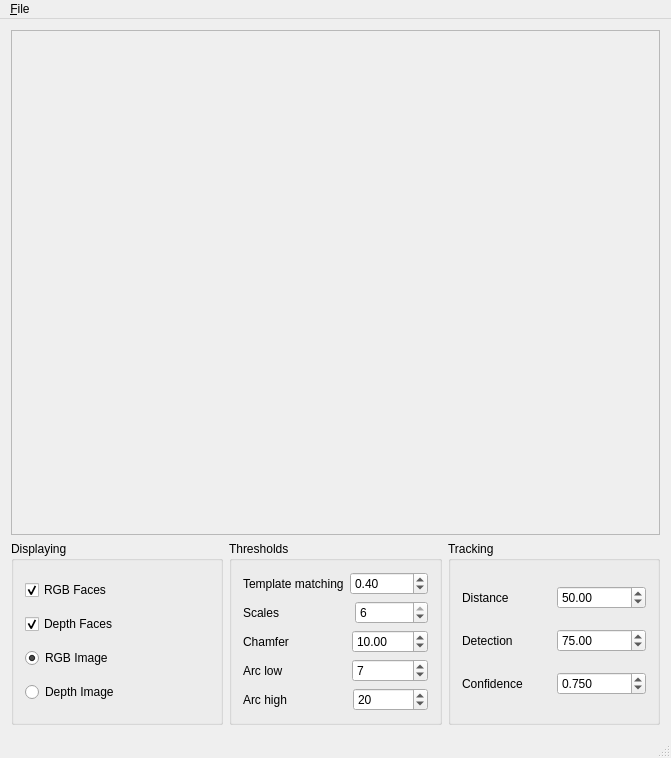
<?xml version="1.0" encoding="UTF-8"?>
<ui version="4.0">
 <class>Gui</class>
 <widget class="QMainWindow" name="Gui">
  <property name="enabled">
   <bool>true</bool>
  </property>
  <property name="geometry">
   <rect>
    <x>0</x>
    <y>0</y>
    <width>671</width>
    <height>758</height>
   </rect>
  </property>
  <property name="contextMenuPolicy">
   <enum>Qt::DefaultContextMenu</enum>
  </property>
  <property name="windowTitle">
   <string>Social Robot</string>
  </property>
  <property name="windowIcon">
   <iconset resource="window_QT.qrc">
    <normaloff>:/logo.png</normaloff>:/logo.png</iconset>
  </property>
  <widget class="QWidget" name="centralWidget">
   <layout class="QGridLayout" name="gridLayout_2">
    <item row="0" column="0">
     <layout class="QHBoxLayout" name="horizontalLayout">
      <item>
       <widget class="ImageFrame" name="frame">
        <property name="enabled">
         <bool>true</bool>
        </property>
        <property name="sizePolicy">
         <sizepolicy hsizetype="MinimumExpanding" vsizetype="MinimumExpanding">
          <horstretch>0</horstretch>
          <verstretch>0</verstretch>
         </sizepolicy>
        </property>
        <property name="minimumSize">
         <size>
          <width>0</width>
          <height>0</height>
         </size>
        </property>
        <property name="frameShape">
         <enum>QFrame::StyledPanel</enum>
        </property>
        <property name="frameShadow">
         <enum>QFrame::Raised</enum>
        </property>
        <zorder>label_6</zorder>
       </widget>
      </item>
     </layout>
    </item>
    <item row="1" column="0">
     <layout class="QHBoxLayout" name="horizontalLayout_2">
      <item>
       <widget class="QGroupBox" name="groupBox">
        <property name="title">
         <string>Displaying</string>
        </property>
        <layout class="QVBoxLayout" name="verticalLayout">
         <item>
          <widget class="QCheckBox" name="rgb_check_box">
           <property name="text">
            <string>RGB Faces</string>
           </property>
           <property name="checked">
            <bool>true</bool>
           </property>
          </widget>
         </item>
         <item>
          <widget class="QCheckBox" name="depth_check_box">
           <property name="text">
            <string>Depth Faces</string>
           </property>
           <property name="checked">
            <bool>true</bool>
           </property>
          </widget>
         </item>
         <item>
          <widget class="QRadioButton" name="rgbRadioButton">
           <property name="text">
            <string>RGB Image</string>
           </property>
           <property name="checked">
            <bool>true</bool>
           </property>
          </widget>
         </item>
         <item>
          <widget class="QRadioButton" name="depthRadioButton">
           <property name="text">
            <string>Depth Image</string>
           </property>
          </widget>
         </item>
        </layout>
       </widget>
      </item>
      <item>
       <widget class="QGroupBox" name="groupBox_3">
        <property name="title">
         <string>Thresholds</string>
        </property>
        <layout class="QVBoxLayout" name="verticalLayout_2">
         <item>
          <layout class="QHBoxLayout" name="horizontalLayout_3">
           <item>
            <widget class="QLabel" name="label">
             <property name="text">
              <string>Template matching</string>
             </property>
            </widget>
           </item>
           <item>
            <widget class="QDoubleSpinBox" name="templateMatchingThreshold">
             <property name="maximum">
              <double>1.000000000000000</double>
             </property>
             <property name="singleStep">
              <double>0.100000000000000</double>
             </property>
             <property name="value">
              <double>0.400000000000000</double>
             </property>
            </widget>
           </item>
          </layout>
         </item>
         <item>
          <layout class="QHBoxLayout" name="horizontalLayout_4">
           <item>
            <widget class="QLabel" name="label_2">
             <property name="text">
              <string>Scales                     </string>
             </property>
            </widget>
           </item>
           <item>
            <widget class="QSpinBox" name="scaleSpinBox">
             <property name="minimum">
              <number>1</number>
             </property>
             <property name="maximum">
              <number>6</number>
             </property>
             <property name="value">
              <number>6</number>
             </property>
            </widget>
           </item>
          </layout>
         </item>
         <item>
          <layout class="QHBoxLayout" name="horizontalLayout_5">
           <item>
            <widget class="QLabel" name="label_3">
             <property name="text">
              <string>Chamfer                 </string>
             </property>
            </widget>
           </item>
           <item>
            <widget class="QDoubleSpinBox" name="chamferDoubleSpinBox">
             <property name="minimum">
              <double>1.000000000000000</double>
             </property>
             <property name="maximum">
              <double>20.000000000000000</double>
             </property>
             <property name="singleStep">
              <double>0.500000000000000</double>
             </property>
             <property name="value">
              <double>10.000000000000000</double>
             </property>
            </widget>
           </item>
          </layout>
         </item>
         <item>
          <layout class="QHBoxLayout" name="horizontalLayout_6">
           <item>
            <widget class="QLabel" name="label_4">
             <property name="text">
              <string>Arc low                   </string>
             </property>
            </widget>
           </item>
           <item>
            <widget class="QSpinBox" name="arcLowSpinBox">
             <property name="minimum">
              <number>5</number>
             </property>
             <property name="maximum">
              <number>9</number>
             </property>
             <property name="value">
              <number>7</number>
             </property>
            </widget>
           </item>
          </layout>
         </item>
         <item>
          <layout class="QHBoxLayout" name="horizontalLayout_7">
           <item>
            <widget class="QLabel" name="label_5">
             <property name="text">
              <string>Arc high                  </string>
             </property>
            </widget>
           </item>
           <item>
            <widget class="QSpinBox" name="arcHighSpinBox">
             <property name="minimum">
              <number>15</number>
             </property>
             <property name="maximum">
              <number>25</number>
             </property>
             <property name="value">
              <number>20</number>
             </property>
            </widget>
           </item>
          </layout>
         </item>
        </layout>
       </widget>
      </item>
      <item>
       <widget class="QGroupBox" name="groupBox_2">
        <property name="title">
         <string>Tracking</string>
        </property>
        <layout class="QVBoxLayout" name="verticalLayout_3">
         <item>
          <layout class="QHBoxLayout" name="horizontalLayout_10">
           <item>
            <widget class="QLabel" name="label_7">
             <property name="text">
              <string>Distance</string>
             </property>
            </widget>
           </item>
           <item>
            <widget class="QDoubleSpinBox" name="distanceSpinBox">
             <property name="value">
              <double>50.000000000000000</double>
             </property>
            </widget>
           </item>
          </layout>
         </item>
         <item>
          <layout class="QHBoxLayout" name="horizontalLayout_11">
           <item>
            <widget class="QLabel" name="label_8">
             <property name="text">
              <string>Detection</string>
             </property>
            </widget>
           </item>
           <item>
            <widget class="QDoubleSpinBox" name="detectionConfidenceSpinBox">
             <property name="value">
              <double>75.000000000000000</double>
             </property>
            </widget>
           </item>
          </layout>
         </item>
         <item>
          <layout class="QHBoxLayout" name="horizontalLayout_8">
           <item>
            <widget class="QLabel" name="label_6">
             <property name="text">
              <string>Confidence</string>
             </property>
            </widget>
           </item>
           <item>
            <widget class="QDoubleSpinBox" name="confidenceSpinBox">
             <property name="decimals">
              <number>3</number>
             </property>
             <property name="minimum">
              <double>0.000000000000000</double>
             </property>
             <property name="maximum">
              <double>1.000000000000000</double>
             </property>
             <property name="singleStep">
              <double>0.100000000000000</double>
             </property>
             <property name="value">
              <double>0.750000000000000</double>
             </property>
            </widget>
           </item>
          </layout>
         </item>
        </layout>
       </widget>
      </item>
     </layout>
    </item>
   </layout>
  </widget>
  <widget class="QStatusBar" name="statusBar"/>
  <widget class="QMenuBar" name="menuBar">
   <property name="geometry">
    <rect>
     <x>0</x>
     <y>0</y>
     <width>671</width>
     <height>23</height>
    </rect>
   </property>
   <widget class="QMenu" name="menuFile">
    <property name="title">
     <string>&amp;File</string>
    </property>
    <addaction name="actionOpen"/>
    <addaction name="actionSave"/>
    <addaction name="separator"/>
    <addaction name="actionExit_2"/>
   </widget>
   <addaction name="menuFile"/>
  </widget>
  <action name="actionOpen">
   <property name="text">
    <string>&amp;Open...</string>
   </property>
  </action>
  <action name="actionSave">
   <property name="text">
    <string>&amp;Save...</string>
   </property>
  </action>
  <action name="actionExit_2">
   <property name="text">
    <string>E&amp;xit</string>
   </property>
  </action>
 </widget>
 <layoutdefault spacing="6" margin="11"/>
 <customwidgets>
  <customwidget>
   <class>ImageFrame</class>
   <extends>QFrame</extends>
   <header location="global">imageframe.h</header>
   <container>1</container>
  </customwidget>
 </customwidgets>
 <resources>
  <include location="window_QT.qrc"/>
 </resources>
 <connections>
  <connection>
   <sender>rgb_check_box</sender>
   <signal>stateChanged(int)</signal>
   <receiver>Gui</receiver>
   <slot>rgb_check_box_handler()</slot>
   <hints>
    <hint type="sourcelabel">
     <x>88</x>
     <y>579</y>
    </hint>
    <hint type="destinationlabel">
     <x>45</x>
     <y>524</y>
    </hint>
   </hints>
  </connection>
  <connection>
   <sender>depth_check_box</sender>
   <signal>stateChanged(int)</signal>
   <receiver>Gui</receiver>
   <slot>depth_check_box_handler()</slot>
   <hints>
    <hint type="sourcelabel">
     <x>209</x>
     <y>619</y>
    </hint>
    <hint type="destinationlabel">
     <x>394</x>
     <y>533</y>
    </hint>
   </hints>
  </connection>
  <connection>
   <sender>rgbRadioButton</sender>
   <signal>clicked()</signal>
   <receiver>Gui</receiver>
   <slot>handle_display()</slot>
   <hints>
    <hint type="sourcelabel">
     <x>110</x>
     <y>659</y>
    </hint>
    <hint type="destinationlabel">
     <x>-12</x>
     <y>566</y>
    </hint>
   </hints>
  </connection>
  <connection>
   <sender>depthRadioButton</sender>
   <signal>clicked()</signal>
   <receiver>Gui</receiver>
   <slot>handle_display()</slot>
   <hints>
    <hint type="sourcelabel">
     <x>136</x>
     <y>699</y>
    </hint>
    <hint type="destinationlabel">
     <x>109</x>
     <y>618</y>
    </hint>
   </hints>
  </connection>
  <connection>
   <sender>templateMatchingThreshold</sender>
   <signal>editingFinished()</signal>
   <receiver>Gui</receiver>
   <slot>threshold_template_matching_3d()</slot>
   <hints>
    <hint type="sourcelabel">
     <x>435</x>
     <y>573</y>
    </hint>
    <hint type="destinationlabel">
     <x>457</x>
     <y>654</y>
    </hint>
   </hints>
  </connection>
  <connection>
   <sender>scaleSpinBox</sender>
   <signal>editingFinished()</signal>
   <receiver>Gui</receiver>
   <slot>threshold_scales()</slot>
   <hints>
    <hint type="sourcelabel">
     <x>435</x>
     <y>608</y>
    </hint>
    <hint type="destinationlabel">
     <x>416</x>
     <y>617</y>
    </hint>
   </hints>
  </connection>
  <connection>
   <sender>chamferDoubleSpinBox</sender>
   <signal>editingFinished()</signal>
   <receiver>Gui</receiver>
   <slot>threshold_chamfer()</slot>
   <hints>
    <hint type="sourcelabel">
     <x>435</x>
     <y>643</y>
    </hint>
    <hint type="destinationlabel">
     <x>445</x>
     <y>621</y>
    </hint>
   </hints>
  </connection>
  <connection>
   <sender>arcLowSpinBox</sender>
   <signal>editingFinished()</signal>
   <receiver>Gui</receiver>
   <slot>threshold_arc_low()</slot>
   <hints>
    <hint type="sourcelabel">
     <x>435</x>
     <y>678</y>
    </hint>
    <hint type="destinationlabel">
     <x>473</x>
     <y>624</y>
    </hint>
   </hints>
  </connection>
  <connection>
   <sender>arcHighSpinBox</sender>
   <signal>editingFinished()</signal>
   <receiver>Gui</receiver>
   <slot>threshold_arc_high()</slot>
   <hints>
    <hint type="sourcelabel">
     <x>435</x>
     <y>713</y>
    </hint>
    <hint type="destinationlabel">
     <x>555</x>
     <y>659</y>
    </hint>
   </hints>
  </connection>
  <connection>
   <sender>confidenceSpinBox</sender>
   <signal>editingFinished()</signal>
   <receiver>Gui</receiver>
   <slot>threshold_confidence()</slot>
   <hints>
    <hint type="sourcelabel">
     <x>650</x>
     <y>701</y>
    </hint>
    <hint type="destinationlabel">
     <x>655</x>
     <y>770</y>
    </hint>
   </hints>
  </connection>
  <connection>
   <sender>distanceSpinBox</sender>
   <signal>editingFinished()</signal>
   <receiver>Gui</receiver>
   <slot>threshold_eucdis()</slot>
   <hints>
    <hint type="sourcelabel">
     <x>595</x>
     <y>577</y>
    </hint>
    <hint type="destinationlabel">
     <x>615</x>
     <y>782</y>
    </hint>
   </hints>
  </connection>
  <connection>
   <sender>detectionConfidenceSpinBox</sender>
   <signal>editingFinished()</signal>
   <receiver>Gui</receiver>
   <slot>threshold_detection_confidence()</slot>
   <hints>
    <hint type="sourcelabel">
     <x>621</x>
     <y>628</y>
    </hint>
    <hint type="destinationlabel">
     <x>624</x>
     <y>766</y>
    </hint>
   </hints>
  </connection>
 </connections>
 <slots>
  <slot>rgb_check_box_handler()</slot>
  <slot>depth_check_box_handler()</slot>
  <slot>handle_display()</slot>
  <slot>threshold_template_matching_3d()</slot>
  <slot>threshold_scales()</slot>
  <slot>threshold_chamfer()</slot>
  <slot>threshold_arc_low()</slot>
  <slot>threshold_arc_high()</slot>
  <slot>threshold_confidence()</slot>
  <slot>threshold_eucdis()</slot>
  <slot>threshold_detection_confidence()</slot>
 </slots>
</ui>
